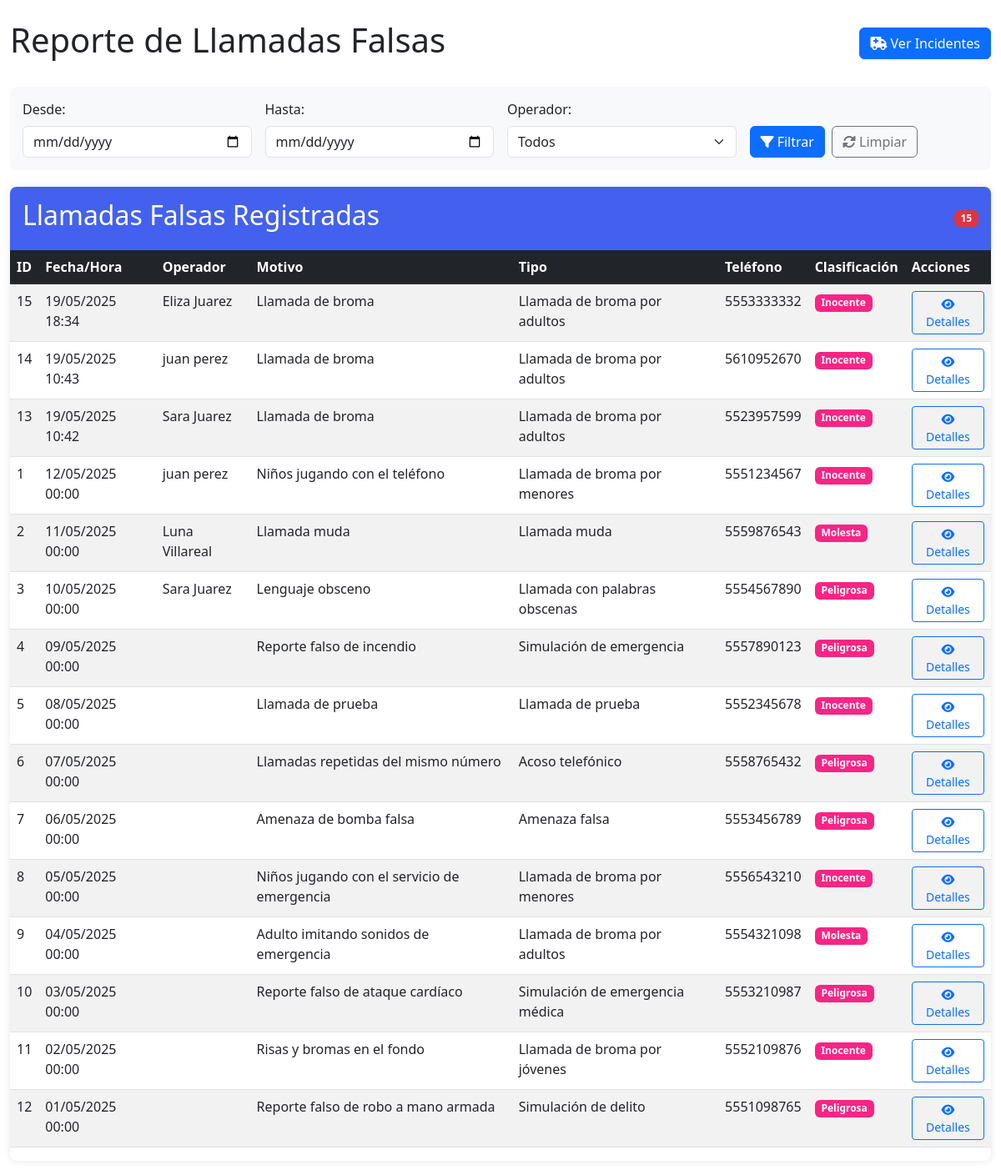
The page /supervisorOp/prank_calls_report.php (signed in) on the database its author committed.
### tables this page shows
CREATE TABLE `prank_calls` (
  `folio_prank_call` int(11) NOT NULL AUTO_INCREMENT,
  `id_llamada` int(11) DEFAULT NULL,
  `motivo` varchar(255) NOT NULL COMMENT 'Descripción de la llamada falsa',
  `tipo_broma` varchar(50) NOT NULL COMMENT 'Categoría de la broma',
  `hora_prank_call` time NOT NULL DEFAULT current_timestamp(),
  `fecha_prank_call` datetime NOT NULL DEFAULT current_timestamp(),
  `fecha_actualizacion` datetime DEFAULT NULL,
  `id_operador` int(11) NOT NULL COMMENT 'Operador que clasificó la llamada',
  `telefono_origen` varchar(20) NOT NULL,
  `clasificacion` enum('Inocente','Molesta','Peligrosa') NOT NULL DEFAULT 'Inocente',
  `acciones_tomadas` text DEFAULT NULL COMMENT 'Medidas aplicadas al número',
  `bloqueo_numero` tinyint(1) DEFAULT 0 COMMENT 'Si se bloqueó el número',
  `colonia` varchar(255) DEFAULT NULL,
  `localidad` varchar(255) DEFAULT NULL,
  `municipio` varchar(255) DEFAULT NULL,
  PRIMARY KEY (`folio_prank_call`),
  KEY `id_llamada` (`id_llamada`),
  CONSTRAINT `prank_calls_ibfk_1` FOREIGN KEY (`id_llamada`) REFERENCES `llamadas` (`id_llamada`)
);

### supervisorOp/prank_calls_report.php (the view, shortened to what this page needs)
<?php
require_once '../db.php';
function fetchData($pdo, $query, $params = []) {
    try {
        $stmt = $pdo->prepare($query);
        $stmt->execute($params);
        return $stmt->fetchAll(PDO::FETCH_ASSOC);
    } catch (PDOException $e) {
        die("Query failed: " . $e->getMessage());
    }
}
?>
<!DOCTYPE html>
<html lang="es">
<head>
    <link href="https://cdn.jsdelivr.net/npm/bootstrap@5.3.0/dist/css/bootstrap.min.css" rel="stylesheet">
    <link rel="stylesheet" href="https://cdnjs.cloudflare.com/ajax/libs/font-awesome/6.0.0/css/all.min.css">
</head>
<body>
    <div class="container-fluid py-4">
        <div class="d-flex justify-content-between align-items-center mb-4">
            <h1>Reporte de Llamadas Falsas</h1>
            <a href="incidents_report.php" class="btn btn-primary">
                <i class="fas fa-ambulance"></i> Ver Incidentes
            </a>
        </div>
        <div class="filter-section">
            <form method="get" class="row g-3">
                <div class="col-md-3">
                    <label for="date_from" class="form-label">Desde:</label>
                    <input type="date" class="form-control" id="date_from" name="date_from"
                           value="<?= $_GET['date_from'] ?? '' ?>">
                </div>
                <div class="col-md-3">
                    <label for="date_to" class="form-label">Hasta:</label>
                    <input type="date" class="form-control" id="date_to" name="date_to"
                           value="<?= $_GET['date_to'] ?? '' ?>">
                </div>
                <div class="col-md-3">
                    <label for="operator" class="form-label">Operador:</label>
                    <select class="form-select" id="operator" name="operator">
                        <option value="">Todos</option>
                    </select>
                </div>
                <div class="col-md-3 d-flex align-items-end">
                    <button type="submit" class="btn btn-primary me-2">
                        <i class="fas fa-filter"></i> Filtrar
                    </button>
                    <a href="prank_calls_report.php" class="btn btn-outline-secondary">
                        <i class="fas fa-sync-alt"></i> Limpiar
                    </a>
                </div>
            </form>
        </div>
        <div class="table-container">
            <div class="table-header d-flex justify-content-between align-items-center">
                <h2>Llamadas Falsas Registradas</h2>
                <span class="badge bg-danger">
                    <?php
                    $countQuery = "SELECT COUNT(*) FROM prank_calls pc";
                    $countParams = [];
                    $count = $pdo->prepare($countQuery);
                    $count->execute($countParams);
                    echo $count->fetchColumn();
                    ?>
                </span>
            </div>
            <div class="table-responsive">
                <table class="table table-striped table-hover">
                    <thead class="table-dark">
                        <tr>
                            <th>ID</th>
                            <th>Fecha/Hora</th>
                            <th>Operador</th>
                            <th>Motivo</th>
                            <th>Tipo</th>
                            <th>Teléfono</th>
                            <th>Clasificación</th>
                            <th>Acciones</th>
                        </tr>
                    </thead>
                    <tbody>
                        <?php
                        $query = "SELECT pc.*, l.id_operador,
                                 CONCAT(u.nombre, ' ', u.apellido) as operador_nombre
                                 FROM prank_calls pc
                                 LEFT JOIN llamadas l ON pc.id_llamada = l.id_llamada
                                 LEFT JOIN usuarios u ON l.id_operador = u.id_usuario";
                        $params = [];
                        $query .= " ORDER BY pc.fecha_prank_call DESC LIMIT 100";
                        $prankCalls = fetchData($pdo, $query, $params);
                        foreach ($prankCalls as $call) {
                            echo "<tr>
                                <td>{$call['folio_prank_call']}</td>
                                <td>" . date('d/m/Y H:i', strtotime($call['fecha_prank_call'])) . "</td>
                                <td>{$call['operador_nombre']}</td>
                                <td>{$call['motivo']}</td>
                                <td>{$call['tipo_broma']}</td>
                                <td>{$call['telefono_origen']}</td>
                                <td><span class='badge badge-prank'>{$call['clasificacion']}</span></td>
                                <td><a href='detalle_incidente.php?id={$incident['folio_incidente']}' class='btn btn-sm btn-outline-primary'>
                                        <i class='fas fa-eye'></i> Detalles
                                    </a>
                                </td>
                            </tr>";
                        }
                        ?>
                    </tbody>
                </table>
            </div>
        </div>
    </div>
</body>
</html>

### supervisorOp/prank_calls_report.php (style rules this page uses)
.table-container { margin-bottom: 50px; box-shadow: 0 0 10px rgba(0,0,0,0.1); border-radius: 8px; overflow: hidden; }
.table-header { background-color: #4361ee; color: white; padding: 15px; }
.badge-prank { background-color: #f72585; }
.filter-section { background-color: #f8f9fa; padding: 15px; margin-bottom: 20px; border-radius: 8px; }

### rows shown on the page
prank_calls: folio_prank_call "15", fecha_prank_call "19/05/2025 18:34", operador_nombre "Eliza Juarez", motivo "Llamada de broma", tipo_broma "Llamada de broma por adultos", telefono_origen "5553333332", clasificacion "Inocente"
prank_calls: folio_prank_call "14", fecha_prank_call "19/05/2025 10:43", operador_nombre "juan perez", motivo "Llamada de broma", tipo_broma "Llamada de broma por adultos", telefono_origen "5610952670", clasificacion "Inocente"
prank_calls: folio_prank_call "13", fecha_prank_call "19/05/2025 10:42", operador_nombre "Sara Juarez", motivo "Llamada de broma", tipo_broma "Llamada de broma por adultos", telefono_origen "5523957599", clasificacion "Inocente"
prank_calls: folio_prank_call "1", fecha_prank_call "12/05/2025 00:00", operador_nombre "juan perez", motivo "Niños jugando con el teléfono", tipo_broma "Llamada de broma por menores", telefono_origen "5551234567", clasificacion "Inocente"
prank_calls: folio_prank_call "2", fecha_prank_call "11/05/2025 00:00", operador_nombre "Luna Villareal", motivo "Llamada muda", tipo_broma "Llamada muda", telefono_origen "5559876543", clasificacion "Molesta"
prank_calls: folio_prank_call "3", fecha_prank_call "10/05/2025 00:00", operador_nombre "Sara Juarez", motivo "Lenguaje obsceno", tipo_broma "Llamada con palabras obscenas", telefono_origen "5554567890", clasificacion "Peligrosa"
prank_calls: folio_prank_call "4", fecha_prank_call "09/05/2025 00:00", motivo "Reporte falso de incendio", tipo_broma "Simulación de emergencia", telefono_origen "5557890123", clasificacion "Peligrosa"
prank_calls: folio_prank_call "5", fecha_prank_call "08/05/2025 00:00", motivo "Llamada de prueba", tipo_broma "Llamada de prueba", telefono_origen "5552345678", clasificacion "Inocente"
prank_calls: folio_prank_call "6", fecha_prank_call "07/05/2025 00:00", motivo "Llamadas repetidas del mismo número", tipo_broma "Acoso telefónico", telefono_origen "5558765432", clasificacion "Peligrosa"
prank_calls: folio_prank_call "7", fecha_prank_call "06/05/2025 00:00", motivo "Amenaza de bomba falsa", tipo_broma "Amenaza falsa", telefono_origen "5553456789", clasificacion "Peligrosa"
prank_calls: folio_prank_call "8", fecha_prank_call "05/05/2025 00:00", motivo "Niños jugando con el servicio de emergencia", tipo_broma "Llamada de broma por menores", telefono_origen "5556543210", clasificacion "Inocente"
prank_calls: folio_prank_call "9", fecha_prank_call "04/05/2025 00:00", motivo "Adulto imitando sonidos de emergencia", tipo_broma "Llamada de broma por adultos", telefono_origen "5554321098", clasificacion "Molesta"
prank_calls: folio_prank_call "10", fecha_prank_call "03/05/2025 00:00", motivo "Reporte falso de ataque cardíaco", tipo_broma "Simulación de emergencia médica", telefono_origen "5553210987", clasificacion "Peligrosa"
prank_calls: folio_prank_call "11", fecha_prank_call "02/05/2025 00:00", motivo "Risas y bromas en el fondo", tipo_broma "Llamada de broma por jóvenes", telefono_origen "5552109876", clasificacion "Inocente"
prank_calls: folio_prank_call "12", fecha_prank_call "01/05/2025 00:00", motivo "Reporte falso de robo a mano armada", tipo_broma "Simulación de delito", telefono_origen "5551098765", clasificacion "Peligrosa"

### other values the page prints
$count->fetchColumn() "15"
